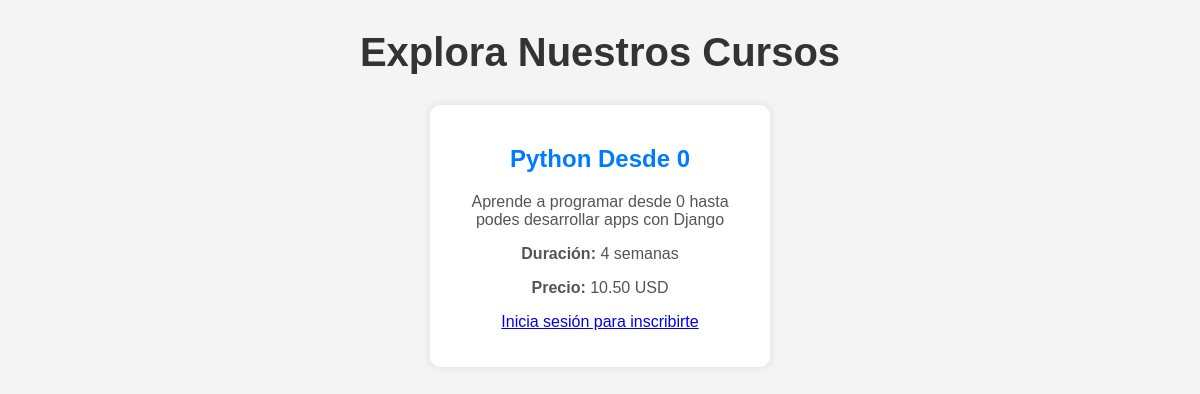
The app's page /courses/, older data.
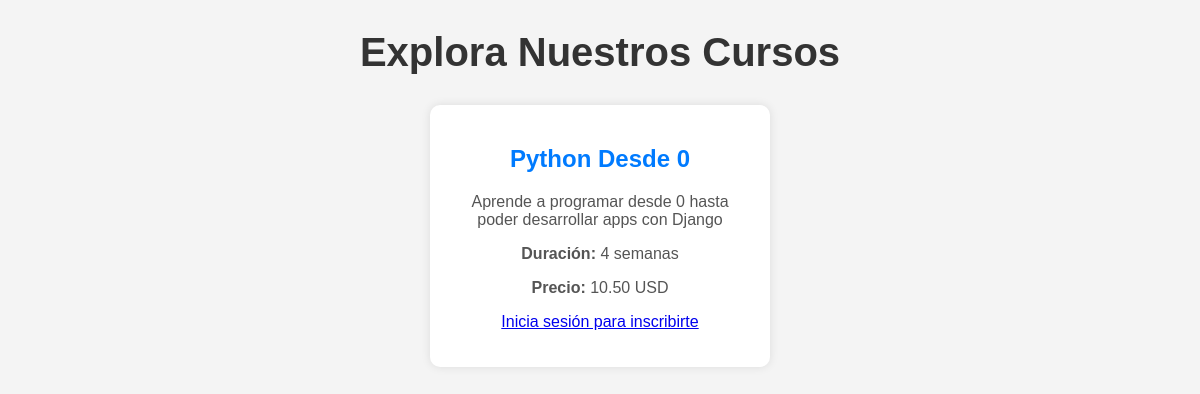
The same page, newer data.
### courses/models.py (models this page shows, shortened)
class Course(models.Model):
    title = models.CharField(max_length=200)# Nombre del curso
    description = models.TextField()# Descripción del curso
    price = models.DecimalField(max_digits=6, decimal_places=2, null=True, blank=True)# Precio opcional
    duration = models.CharField(max_length=50, null=True, blank=True) # Duración del curso (ejemplo: "4 semanas")
    created_at = models.DateTimeField(auto_now_add=True) # Fecha de creación

### courses/views.py (the view)
# urls.py: path('', course_list, name='course_list'),
def course_list(request):
    courses = Course.objects.all() #Obtener todos los cursos
    return render(request, 'courses/course_list.html', {'courses': courses}) #Pasar los cursos a la plantilla

### courses/templates/courses/course_list.html (shortened to what this page needs)
{% load static %}
<!DOCTYPE html>
<html lang="es">
<head>
    <link rel="stylesheet" href="{% static 'css/courses.css' %}">
</head>
<body>
    <h1>Explora Nuestros Cursos</h1>
    <div class="course-list">
        {% for course in courses %}
        <div class="course-card">
            <h2>{{ course.title }}</h2>
            <p>{{ course.description }}</p>
            <p><strong>Duración:</strong> {{ course.duration }}</p>
            <p><strong>Precio:</strong> {{ course.price }} USD</p>
            {% if user.is_authenticated %}
                <form method="POST" action="{% url 'enroll_course' course.id %}">
                    {% csrf_token %}
                    <button type="submit" class="btn-enroll">Inscribirse</button>
                </form>
            {% else %}
                <p><a href="{% url 'login' %}">Inicia sesión para inscribirte</a></p>
            {% endif %}
        </div>
        {% endfor %}
    </div>
</body>
</html>

Row changes from the older to the newer data that the page shows:
changed Course "Python Desde 0": description "Aprende a programar desde 0 hasta podes desarrollar apps con Django" → "Aprende a programar desde 0 hasta poder desarrollar apps con Django"
